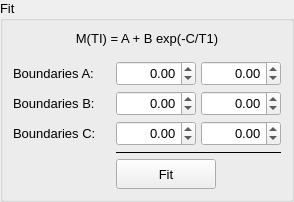
    <widget class="QGroupBox" name="fitWidget">
     <property name="font">
      <font>
       <pointsize>10</pointsize>
      </font>
     </property>
     <property name="title">
      <string>Fit</string>
     </property>
     <layout class="QVBoxLayout" name="verticalLayout_5">
      <property name="spacing">
       <number>5</number>
      </property>
      <property name="leftMargin">
       <number>10</number>
      </property>
      <property name="topMargin">
       <number>10</number>
      </property>
      <property name="rightMargin">
       <number>10</number>
      </property>
      <property name="bottomMargin">
       <number>10</number>
      </property>
      <item>
       <widget class="QLabel" name="label_8">
        <property name="font">
         <font>
          <pointsize>10</pointsize>
         </font>
        </property>
        <property name="text">
         <string>M(TI) = A + B exp(-C/T1)</string>
        </property>
        <property name="alignment">
         <set>Qt::AlignCenter</set>
        </property>
       </widget>
      </item>
      <item>
       <spacer name="verticalSpacer_2">
        <property name="orientation">
         <enum>Qt::Vertical</enum>
        </property>
        <property name="sizeType">
         <enum>QSizePolicy::Fixed</enum>
        </property>
        <property name="sizeHint" stdset="0">
         <size>
          <width>20</width>
          <height>10</height>
         </size>
        </property>
       </spacer>
      </item>
      <item>
       <layout class="QFormLayout" name="formLayout">
        <property name="horizontalSpacing">
         <number>20</number>
        </property>
        <property name="verticalSpacing">
         <number>5</number>
        </property>
        <item row="0" column="1">
         <layout class="QHBoxLayout" name="horizontalLayout_6">
          <property name="spacing">
           <number>5</number>
          </property>
          <item>
           <widget class="QDoubleSpinBox" name="fitBoundA1_input">
            <property name="sizePolicy">
             <sizepolicy hsizetype="Fixed" vsizetype="Fixed">
              <horstretch>0</horstretch>
              <verstretch>0</verstretch>
             </sizepolicy>
            </property>
            <property name="minimumSize">
             <size>
              <width>80</width>
              <height>25</height>
             </size>
            </property>
            <property name="maximumSize">
             <size>
              <width>80</width>
              <height>25</height>
             </size>
            </property>
            <property name="font">
             <font>
              <pointsize>10</pointsize>
             </font>
            </property>
            <property name="alignment">
             <set>Qt::AlignRight|Qt::AlignTrailing|Qt::AlignVCenter</set>
            </property>
            <property name="minimum">
             <double>-10000.000000000000000</double>
            </property>
            <property name="maximum">
             <double>10000.000000000000000</double>
            </property>
            <property name="singleStep">
             <double>10.000000000000000</double>
            </property>
           </widget>
          </item>
          <item>
           <widget class="QDoubleSpinBox" name="fitBoundA2_input">
            <property name="sizePolicy">
             <sizepolicy hsizetype="Fixed" vsizetype="Fixed">
              <horstretch>0</horstretch>
              <verstretch>0</verstretch>
             </sizepolicy>
            </property>
            <property name="minimumSize">
             <size>
              <width>80</width>
              <height>25</height>
             </size>
            </property>
            <property name="maximumSize">
             <size>
              <width>80</width>
              <height>25</height>
             </size>
            </property>
            <property name="font">
             <font>
              <pointsize>10</pointsize>
             </font>
            </property>
            <property name="alignment">
             <set>Qt::AlignRight|Qt::AlignTrailing|Qt::AlignVCenter</set>
            </property>
            <property name="minimum">
             <double>-10000.000000000000000</double>
            </property>
            <property name="maximum">
             <double>10000.000000000000000</double>
            </property>
            <property name="singleStep">
             <double>10.000000000000000</double>
            </property>
           </widget>
          </item>
         </layout>
        </item>
        <item row="0" column="0">
         <widget class="QLabel" name="label_5">
          <property name="font">
           <font>
            <pointsize>10</pointsize>
           </font>
          </property>
          <property name="text">
           <string>Boundaries A:</string>
          </property>
         </widget>
        </item>
        <item row="1" column="1">
         <layout class="QHBoxLayout" name="horizontalLayout_7">
          <property name="spacing">
           <number>5</number>
          </property>
          <item>
           <widget class="QDoubleSpinBox" name="fitBoundB1_input">
            <property name="minimumSize">
             <size>
              <width>80</width>
              <height>25</height>
             </size>
            </property>
            <property name="maximumSize">
             <size>
              <width>80</width>
              <height>25</height>
             </size>
            </property>
            <property name="font">
             <font>
              <pointsize>10</pointsize>
             </font>
            </property>
            <property name="alignment">
             <set>Qt::AlignRight|Qt::AlignTrailing|Qt::AlignVCenter</set>
            </property>
            <property name="minimum">
             <double>-10000.000000000000000</double>
            </property>
            <property name="maximum">
             <double>10000.000000000000000</double>
            </property>
            <property name="singleStep">
             <double>10.000000000000000</double>
            </property>
           </widget>
          </item>
          <item>
           <widget class="QDoubleSpinBox" name="fitBoundB2_input">
            <property name="sizePolicy">
             <sizepolicy hsizetype="Fixed" vsizetype="Fixed">
              <horstretch>0</horstretch>
              <verstretch>0</verstretch>
             </sizepolicy>
            </property>
            <property name="minimumSize">
             <size>
              <width>80</width>
              <height>25</height>
             </size>
            </property>
            <property name="maximumSize">
             <size>
              <width>80</width>
              <height>25</height>
             </size>
            </property>
            <property name="font">
             <font>
              <pointsize>10</pointsize>
             </font>
            </property>
            <property name="alignment">
             <set>Qt::AlignRight|Qt::AlignTrailing|Qt::AlignVCenter</set>
            </property>
            <property name="minimum">
             <double>-10000.000000000000000</double>
            </property>
            <property name="maximum">
             <double>10000.000000000000000</double>
            </property>
            <property name="singleStep">
             <double>10.000000000000000</double>
            </property>
           </widget>
          </item>
         </layout>
        </item>
        <item row="2" column="1">
         <layout class="QHBoxLayout" name="horizontalLayout_8">
          <property name="spacing">
           <number>5</number>
          </property>
          <item>
           <widget class="QDoubleSpinBox" name="fitBoundC1_input">
            <property name="minimumSize">
             <size>
              <width>80</width>
              <height>25</height>
             </size>
            </property>
            <property name="maximumSize">
             <size>
              <width>80</width>
              <height>25</height>
             </size>
            </property>
            <property name="font">
             <font>
              <pointsize>10</pointsize>
             </font>
            </property>
            <property name="alignment">
             <set>Qt::AlignRight|Qt::AlignTrailing|Qt::AlignVCenter</set>
            </property>
            <property name="minimum">
             <double>-1000.000000000000000</double>
            </property>
            <property name="maximum">
             <double>1000.000000000000000</double>
            </property>
            <property name="singleStep">
             <double>0.100000000000000</double>
            </property>
           </widget>
          </item>
          <item>
           <widget class="QDoubleSpinBox" name="fitBoundC2_input">
            <property name="sizePolicy">
             <sizepolicy hsizetype="Fixed" vsizetype="Fixed">
              <horstretch>0</horstretch>
              <verstretch>0</verstretch>
             </sizepolicy>
            </property>
            <property name="minimumSize">
             <size>
              <width>80</width>
              <height>25</height>
             </size>
            </property>
            <property name="maximumSize">
             <size>
              <width>80</width>
              <height>25</height>
             </size>
            </property>
            <property name="font">
             <font>
              <pointsize>10</pointsize>
             </font>
            </property>
            <property name="alignment">
             <set>Qt::AlignRight|Qt::AlignTrailing|Qt::AlignVCenter</set>
            </property>
            <property name="minimum">
             <double>-1000.000000000000000</double>
            </property>
            <property name="maximum">
             <double>1000.000000000000000</double>
            </property>
            <property name="singleStep">
             <double>0.100000000000000</double>
            </property>
           </widget>
          </item>
         </layout>
        </item>
        <item row="1" column="0">
         <widget class="QLabel" name="label_6">
          <property name="font">
           <font>
            <pointsize>10</pointsize>
           </font>
          </property>
          <property name="text">
           <string>Boundaries B:</string>
          </property>
         </widget>
        </item>
        <item row="2" column="0">
         <widget class="QLabel" name="label_7">
          <property name="font">
           <font>
            <pointsize>10</pointsize>
           </font>
          </property>
          <property name="text">
           <string>Boundaries C:</string>
          </property>
         </widget>
        </item>
        <item row="3" column="1">
         <widget class="Line" name="line_3">
          <property name="frameShadow">
           <enum>QFrame::Plain</enum>
          </property>
          <property name="orientation">
           <enum>Qt::Horizontal</enum>
          </property>
         </widget>
        </item>
        <item row="4" column="1">
         <widget class="QPushButton" name="calcFit_btn">
          <property name="sizePolicy">
           <sizepolicy hsizetype="Fixed" vsizetype="Fixed">
            <horstretch>0</horstretch>
            <verstretch>0</verstretch>
           </sizepolicy>
          </property>
          <property name="minimumSize">
           <size>
            <width>100</width>
            <height>30</height>
           </size>
          </property>
          <property name="maximumSize">
           <size>
            <width>100</width>
            <height>30</height>
           </size>
          </property>
          <property name="font">
           <font>
            <pointsize>10</pointsize>
           </font>
          </property>
          <property name="text">
           <string>Fit</string>
          </property>
         </widget>
        </item>
       </layout>
      </item>
     </layout>
    </widget>
